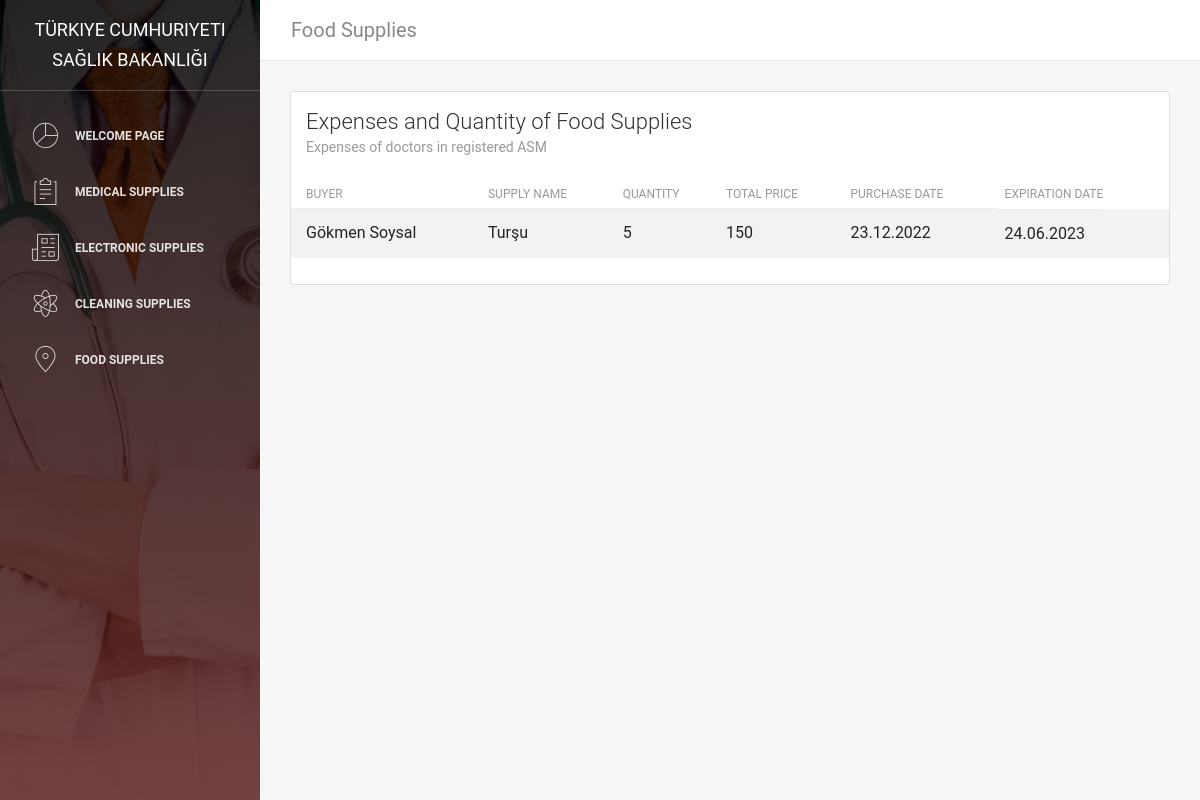
Page /foodSupplies on the earlier database version.
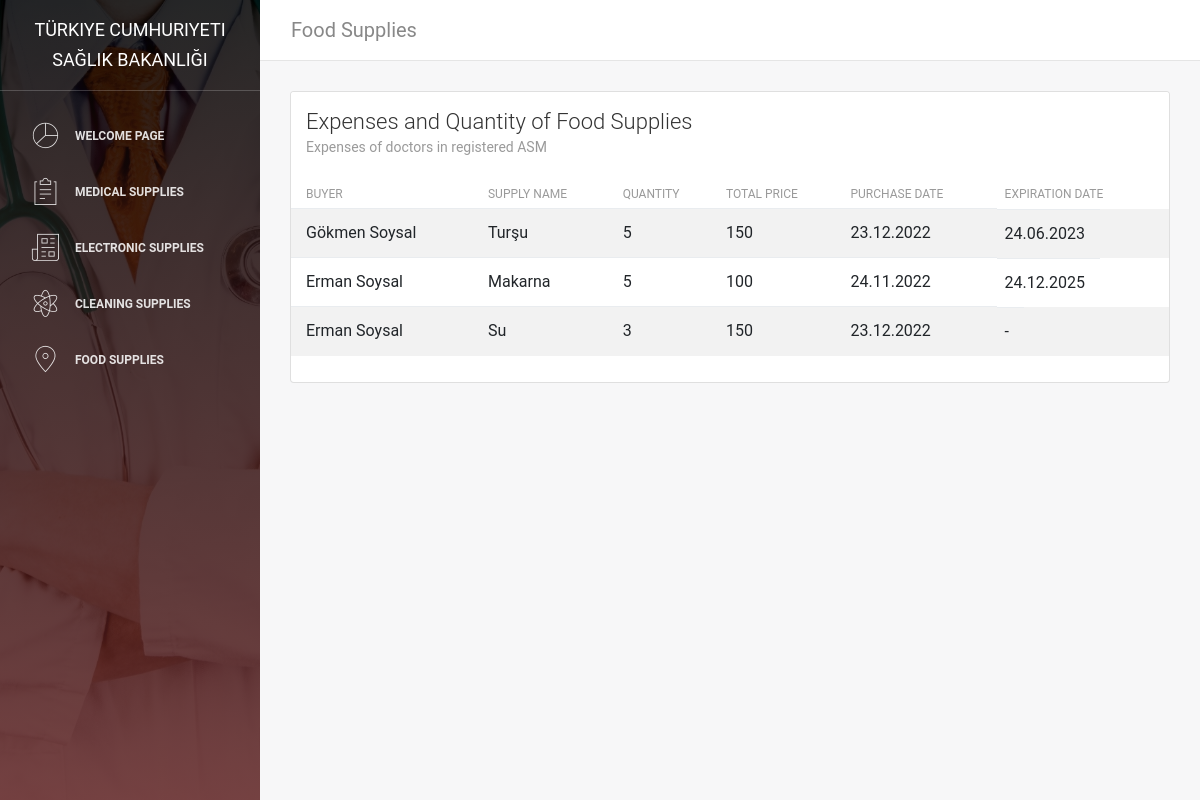
Same page on the later database version.
### asm/models.py (models this page shows, shortened)
class FoodSupplies(models.Model):
    nameFoodSupplies = models.CharField(max_length=45)
    priceFoodSupplies = models.CharField(max_length=45)
    quantityFoodSupplies = models.IntegerField()
    expirationFoodSupplies = models.CharField(max_length=45)
    buyDateFoodSupplies = models.CharField(max_length=45)
    buyerFoodSupplies = models.ForeignKey(Users, on_delete=models.CASCADE, null=True)

class Users(models.Model):
    nameUsers = models.CharField(max_length=45)
    surnameUsers = models.CharField(max_length=45)
    passwordUserss = models.CharField(max_length=45)
    phoneNumberUsers = models.CharField(max_length=45)
    emailUsers = models.CharField(max_length=45)
    def __str__(self):
       return f"{self.nameUsers} {self.surnameUsers}"

### asm/views.py (the view)
# urls.py: path("foodSupplies", views.foodSupplies, name='foodSupplies'),
def foodSupplies(request):
    foodSupplies = FoodSupplies.objects.all()
    context = {
        "foodSupplies": foodSupplies
    }
    return render(request, "asm/foodSupplies.html", context)

### asm/templates/asm/foodSupplies.html (shortened to what the changed rows need)
 {% load static %}
 <!DOCTYPE html>
 <html lang="en">
 <head>
     <link rel="stylesheet" href="https://maxcdn.bootstrapcdn.com/font-awesome/latest/css/font-awesome.min.css" />
     <link href="{% static 'assets/css/bootstrap.min.css' %}" rel="stylesheet" />
     <link href="{% static 'assets/css/light-bootstrap-dashboard.css' %}" rel="stylesheet" />
     <link href="{% static 'assets/css/demo.css' %}" rel="stylesheet" />
 </head>
 <body>
     <div class="wrapper">
         <div class="main-panel">
            <div class="content">
                <div class="container-fluid">
                    <div class="row">
                        <div class="col-md-12">
                            <div class="card strpied-tabled-with-hover">
                                <div class="card-body table-full-width table-responsive">
                                    <table class="table table-hover table-striped">
                                        <thead>
                                            <th>Buyer</th>
                                            <th>Supply Name</th>
                                            <th>Quantity</th>
                                            <th>Total Price</th>
                                            <th>Purchase Date</th>
                                            <th>Expiration Date</th>
                                        </thead>
                                        <tbody>
                                            {% for foodSupplies in foodSupplies %}
                                            <tr>
                                                <td> {{foodSupplies.buyerFoodSupplies}} </td>
                                                <td> {{foodSupplies.nameFoodSupplies}} </td>
                                                <td> {{foodSupplies.quantityFoodSupplies}} </td>
                                                <td> {{foodSupplies.priceFoodSupplies}} </td>
                                                <td> {{foodSupplies.buyDateFoodSupplies}} </td>
                                                <td> {{foodSupplies.expirationFoodSupplies}} </td>
                                            </tr>
                                             {% endfor %}
                                        </tbody>
                                    </table>
                                </div>
                            </div>
                        </div>
                    </div>
                </div>
            </div>
        </div>
    </div>
</body>
</html>

Differences in the rows shown:
added FoodSupplies: buyerFoodSupplies "Erman Soysal", nameFoodSupplies "Makarna", quantityFoodSupplies "5", priceFoodSupplies "100", buyDateFoodSupplies "24.11.2022", expirationFoodSupplies "24.12.2025"
added FoodSupplies: buyerFoodSupplies "Erman Soysal", nameFoodSupplies "Su", quantityFoodSupplies "3", priceFoodSupplies "150", buyDateFoodSupplies "23.12.2022", expirationFoodSupplies "-"
